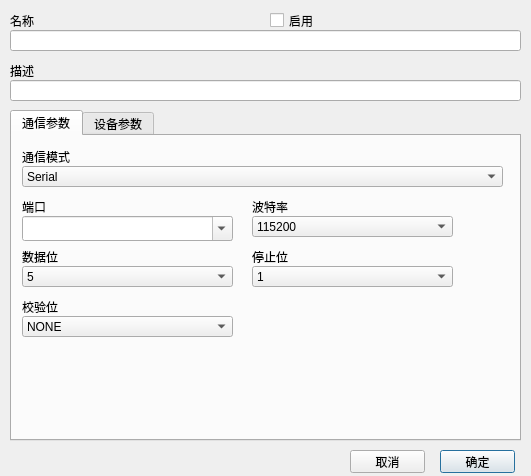
<?xml version="1.0" encoding="UTF-8"?>
<ui version="4.0">
 <class>CMDDeviceConfigDialog</class>
 <widget class="QDialog" name="CMDDeviceConfigDialog">
  <property name="geometry">
   <rect>
    <x>0</x>
    <y>0</y>
    <width>531</width>
    <height>476</height>
   </rect>
  </property>
  <property name="windowTitle">
   <string>Dialog</string>
  </property>
  <widget class="QLineEdit" name="nameEdit">
   <property name="geometry">
    <rect>
     <x>10</x>
     <y>30</y>
     <width>511</width>
     <height>21</height>
    </rect>
   </property>
  </widget>
  <widget class="QLineEdit" name="descriptionEdit">
   <property name="geometry">
    <rect>
     <x>10</x>
     <y>80</y>
     <width>511</width>
     <height>21</height>
    </rect>
   </property>
   <property name="readOnly">
    <bool>false</bool>
   </property>
  </widget>
  <widget class="QLabel" name="label_2">
   <property name="geometry">
    <rect>
     <x>10</x>
     <y>10</y>
     <width>251</width>
     <height>21</height>
    </rect>
   </property>
   <property name="text">
    <string>名称</string>
   </property>
  </widget>
  <widget class="QLabel" name="label_4">
   <property name="geometry">
    <rect>
     <x>10</x>
     <y>60</y>
     <width>431</width>
     <height>21</height>
    </rect>
   </property>
   <property name="text">
    <string>描述</string>
   </property>
  </widget>
  <widget class="QPushButton" name="okButton">
   <property name="geometry">
    <rect>
     <x>440</x>
     <y>450</y>
     <width>75</width>
     <height>23</height>
    </rect>
   </property>
   <property name="text">
    <string>确定</string>
   </property>
  </widget>
  <widget class="QPushButton" name="cancelButton">
   <property name="geometry">
    <rect>
     <x>350</x>
     <y>450</y>
     <width>75</width>
     <height>23</height>
    </rect>
   </property>
   <property name="text">
    <string>取消</string>
   </property>
  </widget>
  <widget class="QCheckBox" name="enableCheckBox">
   <property name="geometry">
    <rect>
     <x>270</x>
     <y>10</y>
     <width>171</width>
     <height>21</height>
    </rect>
   </property>
   <property name="text">
    <string>启用</string>
   </property>
  </widget>
  <widget class="QTabWidget" name="tabWidget">
   <property name="geometry">
    <rect>
     <x>10</x>
     <y>110</y>
     <width>511</width>
     <height>331</height>
    </rect>
   </property>
   <property name="currentIndex">
    <number>0</number>
   </property>
   <widget class="QWidget" name="tab">
    <attribute name="title">
     <string>通信参数</string>
    </attribute>
    <widget class="QLabel" name="label_3">
     <property name="geometry">
      <rect>
       <x>10</x>
       <y>10</y>
       <width>431</width>
       <height>21</height>
      </rect>
     </property>
     <property name="text">
      <string>通信模式</string>
     </property>
    </widget>
    <widget class="QStackedWidget" name="stackedWidget">
     <property name="geometry">
      <rect>
       <x>0</x>
       <y>60</y>
       <width>501</width>
       <height>241</height>
      </rect>
     </property>
     <property name="currentIndex">
      <number>0</number>
     </property>
     <widget class="QWidget" name="page_3">
      <widget class="QLabel" name="label_5">
       <property name="geometry">
        <rect>
         <x>10</x>
         <y>0</y>
         <width>211</width>
         <height>21</height>
        </rect>
       </property>
       <property name="text">
        <string>端口</string>
       </property>
      </widget>
      <widget class="QComboBox" name="portComboBox">
       <property name="geometry">
        <rect>
         <x>10</x>
         <y>20</y>
         <width>211</width>
         <height>25</height>
        </rect>
       </property>
       <property name="editable">
        <bool>true</bool>
       </property>
      </widget>
      <widget class="QComboBox" name="baudRateComboBox">
       <property name="geometry">
        <rect>
         <x>240</x>
         <y>20</y>
         <width>201</width>
         <height>21</height>
        </rect>
       </property>
       <item>
        <property name="text">
         <string>115200</string>
        </property>
       </item>
       <item>
        <property name="text">
         <string>57600</string>
        </property>
       </item>
       <item>
        <property name="text">
         <string>38400</string>
        </property>
       </item>
       <item>
        <property name="text">
         <string>19200</string>
        </property>
       </item>
       <item>
        <property name="text">
         <string>9600</string>
        </property>
       </item>
       <item>
        <property name="text">
         <string>4800</string>
        </property>
       </item>
       <item>
        <property name="text">
         <string>2400</string>
        </property>
       </item>
       <item>
        <property name="text">
         <string>1200</string>
        </property>
       </item>
      </widget>
      <widget class="QLabel" name="label_7">
       <property name="geometry">
        <rect>
         <x>240</x>
         <y>0</y>
         <width>201</width>
         <height>21</height>
        </rect>
       </property>
       <property name="text">
        <string>波特率</string>
       </property>
      </widget>
      <widget class="QLabel" name="label_8">
       <property name="geometry">
        <rect>
         <x>10</x>
         <y>50</y>
         <width>211</width>
         <height>21</height>
        </rect>
       </property>
       <property name="text">
        <string>数据位</string>
       </property>
      </widget>
      <widget class="QLabel" name="label_9">
       <property name="geometry">
        <rect>
         <x>240</x>
         <y>50</y>
         <width>191</width>
         <height>21</height>
        </rect>
       </property>
       <property name="text">
        <string>停止位</string>
       </property>
      </widget>
      <widget class="QComboBox" name="parityComboBox">
       <property name="geometry">
        <rect>
         <x>10</x>
         <y>120</y>
         <width>211</width>
         <height>21</height>
        </rect>
       </property>
       <item>
        <property name="text">
         <string>NONE</string>
        </property>
       </item>
       <item>
        <property name="text">
         <string>ODD</string>
        </property>
       </item>
       <item>
        <property name="text">
         <string>EVEN</string>
        </property>
       </item>
       <item>
        <property name="text">
         <string>MARK</string>
        </property>
       </item>
       <item>
        <property name="text">
         <string>SPACE</string>
        </property>
       </item>
      </widget>
      <widget class="QLabel" name="label_10">
       <property name="geometry">
        <rect>
         <x>10</x>
         <y>100</y>
         <width>211</width>
         <height>21</height>
        </rect>
       </property>
       <property name="text">
        <string>校验位</string>
       </property>
      </widget>
      <widget class="QComboBox" name="stopBitsComboBox">
       <property name="geometry">
        <rect>
         <x>240</x>
         <y>70</y>
         <width>201</width>
         <height>21</height>
        </rect>
       </property>
       <item>
        <property name="text">
         <string>1</string>
        </property>
       </item>
       <item>
        <property name="text">
         <string>1.5</string>
        </property>
       </item>
       <item>
        <property name="text">
         <string>2</string>
        </property>
       </item>
      </widget>
      <widget class="QComboBox" name="dataBitsComboBox">
       <property name="geometry">
        <rect>
         <x>10</x>
         <y>70</y>
         <width>211</width>
         <height>21</height>
        </rect>
       </property>
       <item>
        <property name="text">
         <string>5</string>
        </property>
       </item>
       <item>
        <property name="text">
         <string>6</string>
        </property>
       </item>
       <item>
        <property name="text">
         <string>7</string>
        </property>
       </item>
       <item>
        <property name="text">
         <string>8</string>
        </property>
       </item>
      </widget>
     </widget>
     <widget class="QWidget" name="page">
      <widget class="QLineEdit" name="serverIPEdit">
       <property name="geometry">
        <rect>
         <x>10</x>
         <y>100</y>
         <width>491</width>
         <height>21</height>
        </rect>
       </property>
      </widget>
      <widget class="QLabel" name="label_6">
       <property name="geometry">
        <rect>
         <x>10</x>
         <y>80</y>
         <width>491</width>
         <height>21</height>
        </rect>
       </property>
       <property name="text">
        <string>IP地址</string>
       </property>
      </widget>
      <widget class="QLabel" name="label_11">
       <property name="geometry">
        <rect>
         <x>10</x>
         <y>130</y>
         <width>491</width>
         <height>21</height>
        </rect>
       </property>
       <property name="text">
        <string>服务端口</string>
       </property>
      </widget>
      <widget class="QLineEdit" name="serverPortEdit">
       <property name="enabled">
        <bool>true</bool>
       </property>
       <property name="geometry">
        <rect>
         <x>10</x>
         <y>150</y>
         <width>491</width>
         <height>21</height>
        </rect>
       </property>
       <property name="text">
        <string/>
       </property>
      </widget>
      <widget class="QLineEdit" name="localPortEdit">
       <property name="enabled">
        <bool>true</bool>
       </property>
       <property name="geometry">
        <rect>
         <x>10</x>
         <y>200</y>
         <width>491</width>
         <height>21</height>
        </rect>
       </property>
       <property name="text">
        <string/>
       </property>
      </widget>
      <widget class="QLabel" name="label_12">
       <property name="geometry">
        <rect>
         <x>10</x>
         <y>180</y>
         <width>491</width>
         <height>21</height>
        </rect>
       </property>
       <property name="text">
        <string>本地服务端口</string>
       </property>
      </widget>
      <widget class="QFrame" name="frame">
       <property name="geometry">
        <rect>
         <x>10</x>
         <y>29</y>
         <width>491</width>
         <height>41</height>
        </rect>
       </property>
       <property name="frameShape">
        <enum>QFrame::StyledPanel</enum>
       </property>
       <property name="frameShadow">
        <enum>QFrame::Raised</enum>
       </property>
       <widget class="QRadioButton" name="clientRadioButton">
        <property name="geometry">
         <rect>
          <x>90</x>
          <y>10</y>
          <width>81</width>
          <height>22</height>
         </rect>
        </property>
        <property name="layoutDirection">
         <enum>Qt::RightToLeft</enum>
        </property>
        <property name="text">
         <string>客户端</string>
        </property>
        <property name="checked">
         <bool>true</bool>
        </property>
       </widget>
       <widget class="QRadioButton" name="serverRadioButton">
        <property name="geometry">
         <rect>
          <x>296</x>
          <y>10</y>
          <width>81</width>
          <height>22</height>
         </rect>
        </property>
        <property name="layoutDirection">
         <enum>Qt::RightToLeft</enum>
        </property>
        <property name="text">
         <string>服务端</string>
        </property>
       </widget>
      </widget>
     </widget>
     <widget class="QWidget" name="page_2">
      <widget class="QLabel" name="label_14">
       <property name="geometry">
        <rect>
         <x>10</x>
         <y>10</y>
         <width>431</width>
         <height>21</height>
        </rect>
       </property>
       <property name="text">
        <string>通信参数</string>
       </property>
      </widget>
      <widget class="QLineEdit" name="usbCommParameterEdit">
       <property name="geometry">
        <rect>
         <x>10</x>
         <y>30</y>
         <width>491</width>
         <height>21</height>
        </rect>
       </property>
      </widget>
     </widget>
     <widget class="QWidget" name="page_5">
      <widget class="QLineEdit" name="boardCommParameterEdit">
       <property name="geometry">
        <rect>
         <x>10</x>
         <y>30</y>
         <width>491</width>
         <height>21</height>
        </rect>
       </property>
      </widget>
      <widget class="QLabel" name="label_19">
       <property name="geometry">
        <rect>
         <x>10</x>
         <y>10</y>
         <width>431</width>
         <height>21</height>
        </rect>
       </property>
       <property name="text">
        <string>通信参数</string>
       </property>
      </widget>
     </widget>
     <widget class="QWidget" name="page_4">
      <widget class="QLineEdit" name="otherCommParameterEdit">
       <property name="geometry">
        <rect>
         <x>10</x>
         <y>30</y>
         <width>491</width>
         <height>21</height>
        </rect>
       </property>
      </widget>
      <widget class="QLabel" name="label_15">
       <property name="geometry">
        <rect>
         <x>10</x>
         <y>10</y>
         <width>431</width>
         <height>21</height>
        </rect>
       </property>
       <property name="text">
        <string>通用参数</string>
       </property>
      </widget>
     </widget>
    </widget>
    <widget class="QComboBox" name="communicationTypeBox">
     <property name="geometry">
      <rect>
       <x>10</x>
       <y>30</y>
       <width>481</width>
       <height>21</height>
      </rect>
     </property>
     <property name="currentIndex">
      <number>0</number>
     </property>
     <item>
      <property name="text">
       <string>Serial</string>
      </property>
     </item>
     <item>
      <property name="text">
       <string>TCP</string>
      </property>
     </item>
     <item>
      <property name="text">
       <string>UDP</string>
      </property>
     </item>
     <item>
      <property name="text">
       <string>USB</string>
      </property>
     </item>
     <item>
      <property name="text">
       <string>Board</string>
      </property>
     </item>
     <item>
      <property name="text">
       <string>Other</string>
      </property>
     </item>
    </widget>
    <zorder>stackedWidget</zorder>
    <zorder>label_3</zorder>
    <zorder>communicationTypeBox</zorder>
   </widget>
   <widget class="QWidget" name="tab">
    <attribute name="title">
     <string>设备参数</string>
    </attribute>
    <widget class="QLineEdit" name="replyTimeoutEdit">
     <property name="geometry">
      <rect>
       <x>10</x>
       <y>80</y>
       <width>491</width>
       <height>21</height>
      </rect>
     </property>
     <property name="text">
      <string>1000</string>
     </property>
     <property name="readOnly">
      <bool>false</bool>
     </property>
    </widget>
    <widget class="QLabel" name="label_17">
     <property name="geometry">
      <rect>
       <x>10</x>
       <y>60</y>
       <width>431</width>
       <height>21</height>
      </rect>
     </property>
     <property name="text">
      <string>命令超时(ms)</string>
     </property>
    </widget>
    <widget class="QLineEdit" name="protocolEdit">
     <property name="geometry">
      <rect>
       <x>10</x>
       <y>30</y>
       <width>491</width>
       <height>21</height>
      </rect>
     </property>
     <property name="text">
      <string>Siemens MPI Prodave6</string>
     </property>
     <property name="readOnly">
      <bool>true</bool>
     </property>
    </widget>
    <widget class="QLabel" name="label">
     <property name="geometry">
      <rect>
       <x>10</x>
       <y>10</y>
       <width>431</width>
       <height>21</height>
      </rect>
     </property>
     <property name="text">
      <string>通信协议</string>
     </property>
    </widget>
    <widget class="QLineEdit" name="retriesEdit">
     <property name="geometry">
      <rect>
       <x>10</x>
       <y>130</y>
       <width>491</width>
       <height>21</height>
      </rect>
     </property>
     <property name="text">
      <string>3</string>
     </property>
     <property name="readOnly">
      <bool>false</bool>
     </property>
    </widget>
    <widget class="QLabel" name="label_18">
     <property name="geometry">
      <rect>
       <x>10</x>
       <y>110</y>
       <width>431</width>
       <height>21</height>
      </rect>
     </property>
     <property name="text">
      <string>命令重试次数</string>
     </property>
    </widget>
    <widget class="QLabel" name="label_22">
     <property name="geometry">
      <rect>
       <x>10</x>
       <y>160</y>
       <width>111</width>
       <height>21</height>
      </rect>
     </property>
     <property name="text">
      <string>MPIStationAddress:</string>
     </property>
    </widget>
    <widget class="QLabel" name="label_21">
     <property name="geometry">
      <rect>
       <x>10</x>
       <y>220</y>
       <width>121</width>
       <height>21</height>
      </rect>
     </property>
     <property name="text">
      <string>CPU Slot(2-31):</string>
     </property>
    </widget>
    <widget class="QLineEdit" name="RemoteTSAP">
     <property name="geometry">
      <rect>
       <x>140</x>
       <y>220</y>
       <width>361</width>
       <height>21</height>
      </rect>
     </property>
    </widget>
    <widget class="QLabel" name="label_20">
     <property name="geometry">
      <rect>
       <x>10</x>
       <y>190</y>
       <width>111</width>
       <height>21</height>
      </rect>
     </property>
     <property name="text">
      <string>CPU Rack(0-7):</string>
     </property>
    </widget>
    <widget class="QLineEdit" name="LocalTSAP">
     <property name="geometry">
      <rect>
       <x>140</x>
       <y>190</y>
       <width>361</width>
       <height>21</height>
      </rect>
     </property>
    </widget>
    <widget class="QLineEdit" name="MPIStationAddress">
     <property name="geometry">
      <rect>
       <x>140</x>
       <y>160</y>
       <width>361</width>
       <height>21</height>
      </rect>
     </property>
    </widget>
   </widget>
  </widget>
 </widget>
 <resources/>
 <connections/>
</ui>
